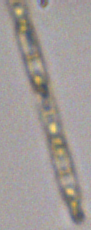
#> input picture data/416_Station40_09012015_10x/extracted_images/1008.tif, 91 x 230 px, given as the content of the folder data/416_Station40_09012015_10x/extracted_images/Aulocoseira, which was not available
$ python rotate_images.py
#> lines starting #> are read from the running program, lines starting #| are printed output that depends on the picture
#> further down, original_image is the input picture: shape (230, 91, 3); mean B, G, R 152.9, 155.4, 161.6
import cv2
import sys
import numpy as np
import glob
import os
from PIL import Image


def rotate_bound(image, angle):
#> called with angle = 90
	(h, w) = image.shape[:2]
#> h = 230; w = 91
	(cX, cY) = (w // 2, h // 2)
#> cX = 45; cY = 115

	M = cv2.getRotationMatrix2D((cX, cY), angle, 1.0)
	cos = np.abs(M[0,0])
#> cos = 6.12e-17
	sin = np.abs(M[0,1])
#> sin = 1

	#new bounding dimensions of image
	nW = int((h*sin) + (w*cos))
#> nW = 230
	nH = int((h*cos) + (w*sin))
#> nH = 91

	#adjust rotation matrix to take into account translation
	M[0,2] += (nW/2) - cX
	M[1,2] += (nH/2) - cY

	return cv2.warpAffine(image, M, (nW, nH))
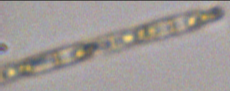
#> returned value: shape (91, 230, 3); mean of channels 0, 1, 2 152.3, 154.8, 161; drawn as B, G, R

cwd = os.getcwd()

#path to extracted images folder
path_to_ex_images = "".join([cwd,"/../data/416_Station40_09012015_10x/extracted_images/"])

#list of algae names
algae_names = ["Aulocoseira", "Asterionella", "Colonial Cyanobacteria", "Cryptomonas", "Detritus", "Dolichospermum", "Filamentous cyanobacteria", "Romeria", "Staurastrum", "Unidentified"]

for algae in algae_names:
	specified_algae_path = "".join([path_to_ex_images, algae, "/*.tif"])
	for filename in glob.glob(specified_algae_path):
		original_image = cv2.imread(filename)
		rotated_image = rotate_bound(original_image, 90)
		cv2.imshow(filename, rotated_image)
		cv2.waitKey(0)
		break;
	break;

$ run again, on data/416_Station40_09012015_10x/extracted_images/1114.tif
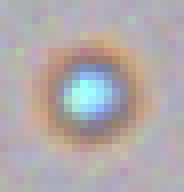
#> input picture data/416_Station40_09012015_10x/extracted_images/1114.tif, 23 x 24 px, given as the content of the folder data/416_Station40_09012015_10x/extracted_images/Aulocoseira, which was not available (shown 8 times larger)
#> original_image is the input picture: shape (24, 23, 3); mean B, G, R 171.6, 170.3, 177.1
#> in rotate_bound, `return cv2.warpAffine(image, M, (nW, nH))`:
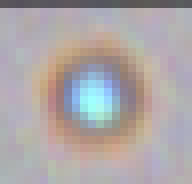
#> returned value: shape (23, 24, 3) (shown 8 times larger); mean of channels 0, 1, 2 167.9, 166.8, 173.5; drawn as B, G, R

$ run again, on data/416_Station40_09012015_10x/extracted_images/1130.tif
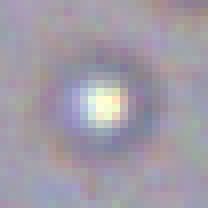
#> input picture data/416_Station40_09012015_10x/extracted_images/1130.tif, 26 x 26 px, given as the content of the folder data/416_Station40_09012015_10x/extracted_images/Aulocoseira, which was not available (shown 8 times larger)
#> original_image is the input picture: shape (26, 26, 3); mean B, G, R 167.9, 155.7, 161.7
#> in rotate_bound, `return cv2.warpAffine(image, M, (nW, nH))`:
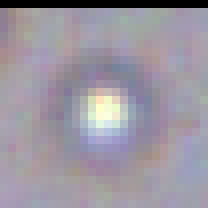
#> returned value: shape (26, 26, 3) (shown 8 times larger); mean of channels 0, 1, 2 161.3, 149.6, 155.5; drawn as B, G, R

$ run again, on data/416_Station40_09012015_10x/extracted_images/1175.tif
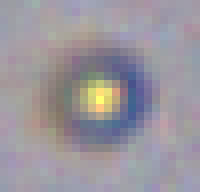
#> input picture data/416_Station40_09012015_10x/extracted_images/1175.tif, 25 x 24 px, given as the content of the folder data/416_Station40_09012015_10x/extracted_images/Aulocoseira, which was not available (shown 8 times larger)
#> original_image is the input picture: shape (24, 25, 3); mean B, G, R 157.4, 149.9, 155
#> in rotate_bound, `return cv2.warpAffine(image, M, (nW, nH))`:
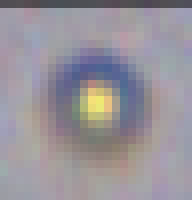
#> returned value: shape (25, 24, 3) (shown 8 times larger); mean of channels 0, 1, 2 154.3, 147, 152; drawn as B, G, R
